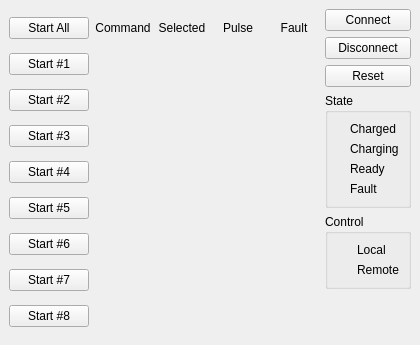
<?xml version="1.0" encoding="UTF-8"?>
<ui version="4.0">
 <class>MainWindow</class>
 <widget class="QMainWindow" name="MainWindow">
  <property name="geometry">
   <rect>
    <x>0</x>
    <y>0</y>
    <width>420</width>
    <height>345</height>
   </rect>
  </property>
  <property name="windowTitle">
   <string>Magnetic Pulse HMI</string>
  </property>
  <property name="windowIcon">
   <iconset resource="resources.qrc">
    <normaloff>:/icons/led-green.svg</normaloff>:/icons/led-green.svg</iconset>
  </property>
  <property name="locale">
   <locale language="English" country="UnitedStates"/>
  </property>
  <widget class="QWidget" name="centralwidget">
   <layout class="QGridLayout" name="gridLayout_3">
    <item row="2" column="1">
     <widget class="QPushButton" name="inputReset">
      <property name="sizePolicy">
       <sizepolicy hsizetype="Expanding" vsizetype="Fixed">
        <horstretch>0</horstretch>
        <verstretch>0</verstretch>
       </sizepolicy>
      </property>
      <property name="text">
       <string>Reset</string>
      </property>
     </widget>
    </item>
    <item row="0" column="0" rowspan="6">
     <layout class="QGridLayout" name="gridLayout_2">
      <item row="2" column="2">
       <widget class="QLed" name="outputSelected2">
        <property name="text">
         <string/>
        </property>
        <property name="scaledContents">
         <bool>true</bool>
        </property>
        <property name="alignment">
         <set>Qt::AlignCenter</set>
        </property>
       </widget>
      </item>
      <item row="6" column="2">
       <widget class="QLed" name="outputSelected6">
        <property name="text">
         <string/>
        </property>
        <property name="scaledContents">
         <bool>true</bool>
        </property>
        <property name="alignment">
         <set>Qt::AlignCenter</set>
        </property>
       </widget>
      </item>
      <item row="7" column="1">
       <widget class="QLed" name="outputCommand7">
        <property name="text">
         <string/>
        </property>
        <property name="scaledContents">
         <bool>true</bool>
        </property>
        <property name="alignment">
         <set>Qt::AlignCenter</set>
        </property>
       </widget>
      </item>
      <item row="8" column="2">
       <widget class="QLed" name="outputSelected8">
        <property name="text">
         <string/>
        </property>
        <property name="scaledContents">
         <bool>true</bool>
        </property>
        <property name="alignment">
         <set>Qt::AlignCenter</set>
        </property>
       </widget>
      </item>
      <item row="1" column="2">
       <widget class="QLed" name="outputSelected1">
        <property name="text">
         <string/>
        </property>
        <property name="scaledContents">
         <bool>true</bool>
        </property>
        <property name="alignment">
         <set>Qt::AlignCenter</set>
        </property>
       </widget>
      </item>
      <item row="6" column="3">
       <widget class="QLed" name="outputPulse6">
        <property name="text">
         <string/>
        </property>
        <property name="scaledContents">
         <bool>true</bool>
        </property>
        <property name="alignment">
         <set>Qt::AlignCenter</set>
        </property>
       </widget>
      </item>
      <item row="2" column="4">
       <widget class="QLed" name="outputFault2">
        <property name="text">
         <string/>
        </property>
        <property name="scaledContents">
         <bool>true</bool>
        </property>
        <property name="alignment">
         <set>Qt::AlignCenter</set>
        </property>
       </widget>
      </item>
      <item row="5" column="1">
       <widget class="QLed" name="outputCommand5">
        <property name="text">
         <string/>
        </property>
        <property name="scaledContents">
         <bool>true</bool>
        </property>
        <property name="alignment">
         <set>Qt::AlignCenter</set>
        </property>
       </widget>
      </item>
      <item row="7" column="2">
       <widget class="QLed" name="outputSelected7">
        <property name="text">
         <string/>
        </property>
        <property name="scaledContents">
         <bool>true</bool>
        </property>
        <property name="alignment">
         <set>Qt::AlignCenter</set>
        </property>
       </widget>
      </item>
      <item row="4" column="3">
       <widget class="QLed" name="outputPulse4">
        <property name="text">
         <string/>
        </property>
        <property name="scaledContents">
         <bool>true</bool>
        </property>
        <property name="alignment">
         <set>Qt::AlignCenter</set>
        </property>
       </widget>
      </item>
      <item row="0" column="0">
       <widget class="QPushButton" name="inputStartAll">
        <property name="text">
         <string>Start All</string>
        </property>
       </widget>
      </item>
      <item row="0" column="4">
       <widget class="QLabel" name="labelFault">
        <property name="minimumSize">
         <size>
          <width>50</width>
          <height>0</height>
         </size>
        </property>
        <property name="text">
         <string>Fault</string>
        </property>
        <property name="alignment">
         <set>Qt::AlignCenter</set>
        </property>
       </widget>
      </item>
      <item row="5" column="2">
       <widget class="QLed" name="outputSelected5">
        <property name="text">
         <string/>
        </property>
        <property name="scaledContents">
         <bool>true</bool>
        </property>
        <property name="alignment">
         <set>Qt::AlignCenter</set>
        </property>
       </widget>
      </item>
      <item row="6" column="1">
       <widget class="QLed" name="outputCommand6">
        <property name="text">
         <string/>
        </property>
        <property name="scaledContents">
         <bool>true</bool>
        </property>
        <property name="alignment">
         <set>Qt::AlignCenter</set>
        </property>
       </widget>
      </item>
      <item row="5" column="4">
       <widget class="QLed" name="outputFault5">
        <property name="text">
         <string/>
        </property>
        <property name="scaledContents">
         <bool>true</bool>
        </property>
        <property name="alignment">
         <set>Qt::AlignCenter</set>
        </property>
       </widget>
      </item>
      <item row="5" column="0">
       <widget class="QPushButton" name="inputStart5">
        <property name="text">
         <string>Start #5</string>
        </property>
       </widget>
      </item>
      <item row="0" column="3">
       <widget class="QLabel" name="labelPulse">
        <property name="minimumSize">
         <size>
          <width>50</width>
          <height>0</height>
         </size>
        </property>
        <property name="text">
         <string>Pulse</string>
        </property>
        <property name="alignment">
         <set>Qt::AlignCenter</set>
        </property>
       </widget>
      </item>
      <item row="2" column="3">
       <widget class="QLed" name="outputPulse2">
        <property name="text">
         <string/>
        </property>
        <property name="scaledContents">
         <bool>true</bool>
        </property>
        <property name="alignment">
         <set>Qt::AlignCenter</set>
        </property>
       </widget>
      </item>
      <item row="0" column="1">
       <widget class="QLabel" name="labelCommand">
        <property name="minimumSize">
         <size>
          <width>50</width>
          <height>0</height>
         </size>
        </property>
        <property name="text">
         <string>Command</string>
        </property>
        <property name="alignment">
         <set>Qt::AlignCenter</set>
        </property>
       </widget>
      </item>
      <item row="8" column="4">
       <widget class="QLed" name="outputFault8">
        <property name="text">
         <string/>
        </property>
        <property name="scaledContents">
         <bool>true</bool>
        </property>
        <property name="alignment">
         <set>Qt::AlignCenter</set>
        </property>
       </widget>
      </item>
      <item row="7" column="3">
       <widget class="QLed" name="outputPulse7">
        <property name="text">
         <string/>
        </property>
        <property name="scaledContents">
         <bool>true</bool>
        </property>
        <property name="alignment">
         <set>Qt::AlignCenter</set>
        </property>
       </widget>
      </item>
      <item row="1" column="3">
       <widget class="QLed" name="outputPulse1">
        <property name="text">
         <string/>
        </property>
        <property name="scaledContents">
         <bool>true</bool>
        </property>
        <property name="alignment">
         <set>Qt::AlignCenter</set>
        </property>
       </widget>
      </item>
      <item row="4" column="0">
       <widget class="QPushButton" name="inputStart4">
        <property name="text">
         <string>Start #4</string>
        </property>
       </widget>
      </item>
      <item row="8" column="0">
       <widget class="QPushButton" name="inputStart8">
        <property name="text">
         <string>Start #8</string>
        </property>
       </widget>
      </item>
      <item row="1" column="4">
       <widget class="QLed" name="outputFault1">
        <property name="text">
         <string/>
        </property>
        <property name="scaledContents">
         <bool>true</bool>
        </property>
        <property name="alignment">
         <set>Qt::AlignCenter</set>
        </property>
       </widget>
      </item>
      <item row="5" column="3">
       <widget class="QLed" name="outputPulse5">
        <property name="text">
         <string/>
        </property>
        <property name="scaledContents">
         <bool>true</bool>
        </property>
        <property name="alignment">
         <set>Qt::AlignCenter</set>
        </property>
       </widget>
      </item>
      <item row="7" column="4">
       <widget class="QLed" name="outputFault7">
        <property name="text">
         <string/>
        </property>
        <property name="scaledContents">
         <bool>true</bool>
        </property>
        <property name="alignment">
         <set>Qt::AlignCenter</set>
        </property>
       </widget>
      </item>
      <item row="8" column="3">
       <widget class="QLed" name="outputPulse8">
        <property name="text">
         <string/>
        </property>
        <property name="scaledContents">
         <bool>true</bool>
        </property>
        <property name="alignment">
         <set>Qt::AlignCenter</set>
        </property>
       </widget>
      </item>
      <item row="0" column="2">
       <widget class="QLabel" name="labelSelected">
        <property name="minimumSize">
         <size>
          <width>50</width>
          <height>0</height>
         </size>
        </property>
        <property name="text">
         <string>Selected</string>
        </property>
        <property name="alignment">
         <set>Qt::AlignCenter</set>
        </property>
       </widget>
      </item>
      <item row="4" column="1">
       <widget class="QLed" name="outputCommand4">
        <property name="text">
         <string/>
        </property>
        <property name="scaledContents">
         <bool>true</bool>
        </property>
        <property name="alignment">
         <set>Qt::AlignCenter</set>
        </property>
       </widget>
      </item>
      <item row="3" column="0">
       <widget class="QPushButton" name="inputStart3">
        <property name="text">
         <string>Start #3</string>
        </property>
       </widget>
      </item>
      <item row="6" column="4">
       <widget class="QLed" name="outputFault6">
        <property name="text">
         <string/>
        </property>
        <property name="scaledContents">
         <bool>true</bool>
        </property>
        <property name="alignment">
         <set>Qt::AlignCenter</set>
        </property>
       </widget>
      </item>
      <item row="4" column="4">
       <widget class="QLed" name="outputFault4">
        <property name="text">
         <string/>
        </property>
        <property name="scaledContents">
         <bool>true</bool>
        </property>
        <property name="alignment">
         <set>Qt::AlignCenter</set>
        </property>
       </widget>
      </item>
      <item row="3" column="4">
       <widget class="QLed" name="outputFault3">
        <property name="text">
         <string/>
        </property>
        <property name="scaledContents">
         <bool>true</bool>
        </property>
        <property name="alignment">
         <set>Qt::AlignCenter</set>
        </property>
       </widget>
      </item>
      <item row="2" column="1">
       <widget class="QLed" name="outputCommand2">
        <property name="text">
         <string/>
        </property>
        <property name="scaledContents">
         <bool>true</bool>
        </property>
        <property name="alignment">
         <set>Qt::AlignCenter</set>
        </property>
       </widget>
      </item>
      <item row="2" column="0">
       <widget class="QPushButton" name="inputStart2">
        <property name="text">
         <string>Start #2</string>
        </property>
       </widget>
      </item>
      <item row="7" column="0">
       <widget class="QPushButton" name="inputStart7">
        <property name="text">
         <string>Start #7</string>
        </property>
       </widget>
      </item>
      <item row="3" column="3">
       <widget class="QLed" name="outputPulse3">
        <property name="text">
         <string/>
        </property>
        <property name="scaledContents">
         <bool>true</bool>
        </property>
        <property name="alignment">
         <set>Qt::AlignCenter</set>
        </property>
       </widget>
      </item>
      <item row="6" column="0">
       <widget class="QPushButton" name="inputStart6">
        <property name="text">
         <string>Start #6</string>
        </property>
       </widget>
      </item>
      <item row="1" column="0">
       <widget class="QPushButton" name="inputStart1">
        <property name="text">
         <string>Start #1</string>
        </property>
       </widget>
      </item>
      <item row="8" column="1">
       <widget class="QLed" name="outputCommand8">
        <property name="text">
         <string/>
        </property>
        <property name="scaledContents">
         <bool>true</bool>
        </property>
        <property name="alignment">
         <set>Qt::AlignCenter</set>
        </property>
       </widget>
      </item>
      <item row="3" column="1">
       <widget class="QLed" name="outputCommand3">
        <property name="text">
         <string/>
        </property>
        <property name="scaledContents">
         <bool>true</bool>
        </property>
        <property name="alignment">
         <set>Qt::AlignCenter</set>
        </property>
       </widget>
      </item>
      <item row="3" column="2">
       <widget class="QLed" name="outputSelected3">
        <property name="text">
         <string/>
        </property>
        <property name="scaledContents">
         <bool>true</bool>
        </property>
        <property name="alignment">
         <set>Qt::AlignCenter</set>
        </property>
       </widget>
      </item>
      <item row="4" column="2">
       <widget class="QLed" name="outputSelected4">
        <property name="text">
         <string/>
        </property>
        <property name="scaledContents">
         <bool>true</bool>
        </property>
        <property name="alignment">
         <set>Qt::AlignCenter</set>
        </property>
       </widget>
      </item>
      <item row="1" column="1">
       <widget class="QLed" name="outputCommand1">
        <property name="sizePolicy">
         <sizepolicy hsizetype="Preferred" vsizetype="Preferred">
          <horstretch>0</horstretch>
          <verstretch>0</verstretch>
         </sizepolicy>
        </property>
        <property name="text">
         <string/>
        </property>
        <property name="scaledContents">
         <bool>true</bool>
        </property>
        <property name="alignment">
         <set>Qt::AlignCenter</set>
        </property>
       </widget>
      </item>
     </layout>
    </item>
    <item row="3" column="1">
     <widget class="QGroupBox" name="groupBox">
      <property name="sizePolicy">
       <sizepolicy hsizetype="Minimum" vsizetype="Preferred">
        <horstretch>0</horstretch>
        <verstretch>0</verstretch>
       </sizepolicy>
      </property>
      <property name="title">
       <string>State</string>
      </property>
      <layout class="QGridLayout" name="gridLayout">
       <item row="0" column="0">
        <widget class="QLed" name="outputCharged">
         <property name="text">
          <string/>
         </property>
         <property name="scaledContents">
          <bool>true</bool>
         </property>
        </widget>
       </item>
       <item row="3" column="1">
        <widget class="QLabel" name="labelFaultCharging">
         <property name="sizePolicy">
          <sizepolicy hsizetype="Preferred" vsizetype="Preferred">
           <horstretch>0</horstretch>
           <verstretch>0</verstretch>
          </sizepolicy>
         </property>
         <property name="text">
          <string>Fault</string>
         </property>
        </widget>
       </item>
       <item row="0" column="1">
        <widget class="QLabel" name="outputChargedLabel">
         <property name="sizePolicy">
          <sizepolicy hsizetype="Preferred" vsizetype="Preferred">
           <horstretch>0</horstretch>
           <verstretch>0</verstretch>
          </sizepolicy>
         </property>
         <property name="text">
          <string>Charged</string>
         </property>
        </widget>
       </item>
       <item row="1" column="0">
        <widget class="QLed" name="outputCharging">
         <property name="text">
          <string/>
         </property>
         <property name="scaledContents">
          <bool>true</bool>
         </property>
        </widget>
       </item>
       <item row="1" column="1">
        <widget class="QLabel" name="labelCharging">
         <property name="sizePolicy">
          <sizepolicy hsizetype="Preferred" vsizetype="Preferred">
           <horstretch>0</horstretch>
           <verstretch>0</verstretch>
          </sizepolicy>
         </property>
         <property name="text">
          <string>Charging</string>
         </property>
        </widget>
       </item>
       <item row="3" column="0">
        <widget class="QLed" name="outputFault">
         <property name="text">
          <string/>
         </property>
         <property name="scaledContents">
          <bool>true</bool>
         </property>
        </widget>
       </item>
       <item row="2" column="1">
        <widget class="QLabel" name="labelReady">
         <property name="sizePolicy">
          <sizepolicy hsizetype="Preferred" vsizetype="Preferred">
           <horstretch>0</horstretch>
           <verstretch>0</verstretch>
          </sizepolicy>
         </property>
         <property name="text">
          <string>Ready</string>
         </property>
        </widget>
       </item>
       <item row="2" column="0">
        <widget class="QLed" name="outputReady">
         <property name="text">
          <string/>
         </property>
         <property name="scaledContents">
          <bool>true</bool>
         </property>
        </widget>
       </item>
      </layout>
     </widget>
    </item>
    <item row="5" column="1">
     <spacer name="verticalSpacer">
      <property name="orientation">
       <enum>Qt::Vertical</enum>
      </property>
      <property name="sizeHint" stdset="0">
       <size>
        <width>20</width>
        <height>40</height>
       </size>
      </property>
     </spacer>
    </item>
    <item row="1" column="1">
     <widget class="QPushButton" name="inputStopTest">
      <property name="sizePolicy">
       <sizepolicy hsizetype="Expanding" vsizetype="Fixed">
        <horstretch>0</horstretch>
        <verstretch>0</verstretch>
       </sizepolicy>
      </property>
      <property name="text">
       <string>Disconnect</string>
      </property>
     </widget>
    </item>
    <item row="0" column="1">
     <widget class="QPushButton" name="inputStartTest">
      <property name="sizePolicy">
       <sizepolicy hsizetype="Expanding" vsizetype="Fixed">
        <horstretch>0</horstretch>
        <verstretch>0</verstretch>
       </sizepolicy>
      </property>
      <property name="text">
       <string>Connect</string>
      </property>
     </widget>
    </item>
    <item row="4" column="1">
     <widget class="QGroupBox" name="groupBox_3">
      <property name="title">
       <string>Control</string>
      </property>
      <layout class="QGridLayout" name="gridLayout_4">
       <item row="1" column="1">
        <widget class="QLabel" name="labelRemote">
         <property name="sizePolicy">
          <sizepolicy hsizetype="Preferred" vsizetype="Preferred">
           <horstretch>0</horstretch>
           <verstretch>0</verstretch>
          </sizepolicy>
         </property>
         <property name="text">
          <string>Remote</string>
         </property>
        </widget>
       </item>
       <item row="0" column="1">
        <widget class="QLabel" name="labelLocal">
         <property name="sizePolicy">
          <sizepolicy hsizetype="Preferred" vsizetype="Preferred">
           <horstretch>0</horstretch>
           <verstretch>0</verstretch>
          </sizepolicy>
         </property>
         <property name="text">
          <string>Local</string>
         </property>
        </widget>
       </item>
       <item row="0" column="0">
        <widget class="QLed" name="outputLocal">
         <property name="text">
          <string/>
         </property>
         <property name="scaledContents">
          <bool>true</bool>
         </property>
        </widget>
       </item>
       <item row="1" column="0">
        <widget class="QLed" name="outputRemote">
         <property name="text">
          <string/>
         </property>
         <property name="scaledContents">
          <bool>true</bool>
         </property>
        </widget>
       </item>
      </layout>
     </widget>
    </item>
   </layout>
  </widget>
 </widget>
 <customwidgets>
  <customwidget>
   <class>QLed</class>
   <extends>QLabel</extends>
   <header>qled.h</header>
  </customwidget>
 </customwidgets>
 <resources>
  <include location="resources.qrc"/>
 </resources>
 <connections/>
</ui>
